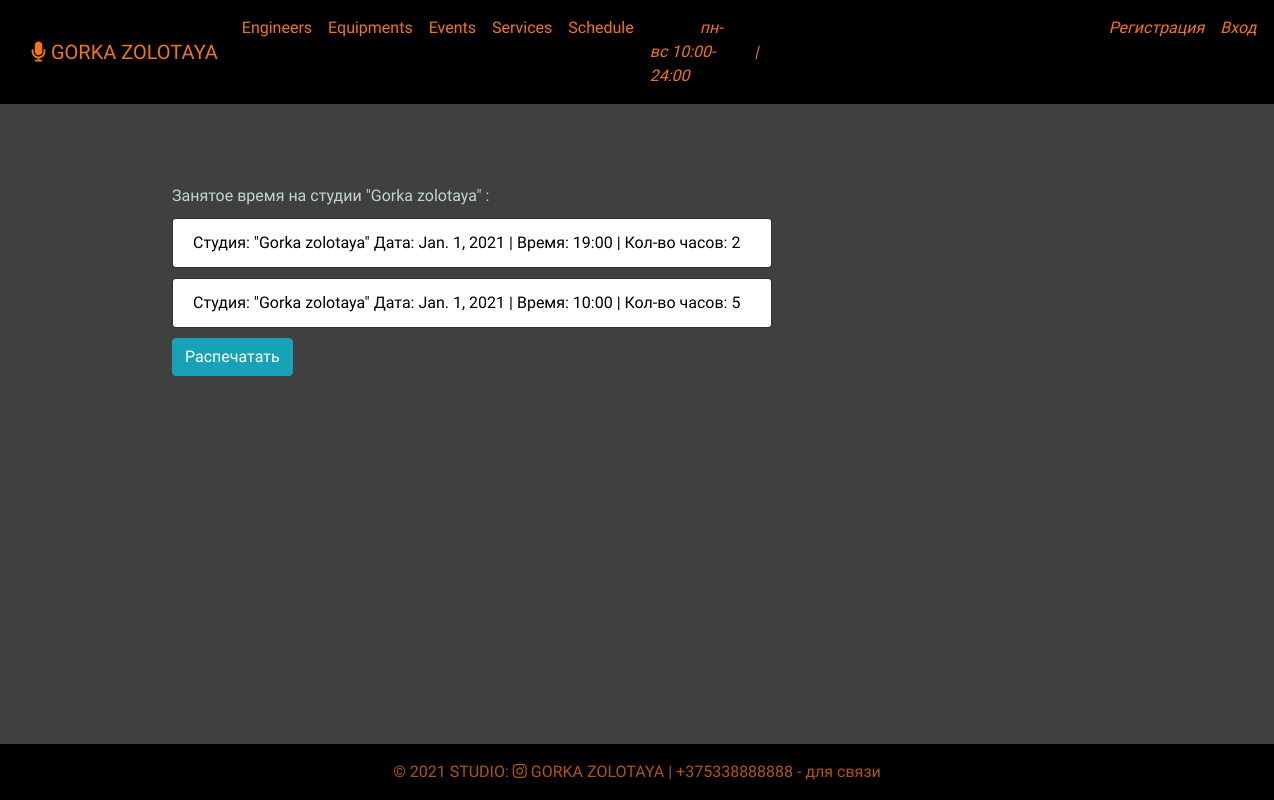
The page /user_sessions/1 on the database its author committed.
### studio/models.py (models this page shows, shortened)
class Studio(models.Model):
    name = models.CharField(max_length=20,blank=True,null=True,default=None)
    description = models.TextField(blank=True, null=True,default=None)
    address = models.CharField(max_length=128, blank=True,null=True,default=None)
    phone_number = models.CharField(max_length=64, blank=True,null=True,default=None)
    work_time = models.CharField(max_length=128, blank=True,null=True,default=None)
    is_active = models.BooleanField(default=True)
    created = models.DateTimeField(auto_now_add=True, auto_now=False)
    updated = models.DateTimeField(auto_now_add=False,auto_now=True)
    opening_days_hours = models.CharField(max_length=128, blank=True,null=True,default=None)
    class Meta:
        verbose_name = 'Студия звукозаписи'
        verbose_name_plural = 'Студии звукозаписи'

class StudioSession(models.Model):
    studio = models.ForeignKey(Studio, on_delete=models.DO_NOTHING,blank=True,null=True,default=None)
    user = models.ForeignKey(User, on_delete=models.DO_NOTHING,blank=True,null=True,default=None)
    date = models.DateField(auto_now_add=False,auto_now=False)
    time = models.CharField(max_length=10,blank=True,null=True,default=None)
    count_hours = models.CharField(max_length=10,blank=True,null=True,default=None)
    is_active = models.BooleanField(default=False)
    class Meta:
        verbose_name = 'Студийная сессия'
        verbose_name_plural = 'Студийные сессии'

### studio/views.py (the view)
# urls.py: path('user_sessions/<int:id>',user_sessions,name = 'user_sessions'),
def user_sessions(request,id):
    sessions = StudioSession.objects.filter(user_id=id)
    studio = Studio.objects.get(id=1)
    return render(request,'sessions.html',{'sessions':sessions,'studio':studio})

### templates/sessions.html (shortened to what this page needs)
{% extends 'base.html' %}
{% block content %}
    <div class="container">
        <div class="row" style="margin-top: 80px; ">
            <div class="col-lg" style=" margin-left: 30px;">
                <div class="col-lg-2">
                    <div  style="margin-left: 30%; font-family: 'Orelega One', cursive; color: #c1d6cc">
                        <div style="width: 500px; left: 0;right: 0;">
                            Занятое время на студии "{{ studio.name }}" :
                            {% for session in sessions %}
                                <div class="card bg-dark " style="width: 600px; color: black; margin-bottom: 10px; margin-top: 10px;">
                                  <ul class="list-group list-group-flush bg-gradient bg-dark">
                                    <li class="list-group-item" >Студия: "{{ session.studio.name }}" Дата: {{ session.date }} | Время: {{ session.time }}:00 | Кол-во часов: {{ session.count_hours }} </li>
                                  </ul>
                                </div>
                            {% empty %}<br><br><br><br>
                                Занятого времени у вас пока что нет!<br>
                                Скорее бронируй :)
                            {% endfor %}
                         <div>
                             <a class="btn btn-info" href="{% url 'print_user_pdf' user.id %}">Распечатать</a>
                            </div>
                        </div>
                    </div>
                </div>
            </div>
        </div>
    </div>
{% endblock %}

### templates/base.html (shortened to what this page needs)
<!DOCTYPE html>
{% load static %}
<html lang="en">
<head>
    <link rel="stylesheet" href="https://cdn.jsdelivr.net/npm/bootstrap@4.6.0/dist/css/bootstrap.min.css">
    <link rel = "stylesheet" href="{%  static 'style.css'  %}" >
</head>
<body>
    <nav class="navbar navbar-expand-lg  bg-gradient " style="background-color: black; font-family: 'Original Surfer', cursive; color: #c1d6cc">
      <div class="container-fluid bg-gradient" >
        <a class="navbar-brand" style="color: rgba(255,124,16,0.95)" href="{% url 'home' %}"> <i class="fa fa-microphone" aria-hidden="true"></i> {{ studio.name | upper}} </a>
        <div class="collapse navbar-collapse" id="navbarText">
          <ul class="navbar-nav me-auto mb-2 mb-lg-0">
            <li class="nav-item">
              <a class="nav-link active" aria-current="page" style="color: rgba(255,124,16,0.95)" href="{% url 'engineer' %}">Engineers</a>
            </li>
            <li class="nav-item">
              <a class="nav-link active" aria-current="page" style="color: rgba(255,124,16,0.95)" href="{% url 'equipment' %}">Equipments</a>
            </li>
              <li class="nav-item">
              <a class="nav-link active" aria-current="page" style="color: rgba(255,124,16,0.95)" href="{% url 'event' %}">Events</a>
            </li>
             <li class="nav-item">
              <a class="nav-link active" aria-current="page" style="color: rgba(255,124,16,0.95)" href="{% url 'service' %}">Services</a>
            </li>
              <li class="nav-item">
                  {% if request.user.is_authenticated %}
                    <a class="nav-link active" aria-current="page" style="color: rgba(255,124,16,0.95)" href="{% url 'studiodate' %}">Schedule</a>
                  {% else %}
                    <a class="nav-link active" aria-current="page" style="color: rgba(255,124,16,0.95)" href="#">Schedule</a>
                  {% endif %}
            </li>
              <li class="nav-item">
                 <a class="nav-link"  style="color: rgba(255,124,16,0.95)"> <em style="margin-left: 50px">{{ studio.opening_days_hours }} </em> </a>
              </li>
            {% if request.user.is_authenticated %}
                <li class="nav-item">
                 <a class="nav-link"  style="color: rgba(255,124,16,0.95)"> <em style="margin-left: 100px">Добро пожаловать, {{ user.username }} ! &nbsp | </em>  </a>
              </li>
                <li class="nav-item">
                 <a class="nav-link"  href="{% url 'logout' %}" style="color: rgba(255,124,16,0.95)"> <em>Выйти</em>  </a>
              </li>
            {% else %}
                <li class="nav-item">
                 <a class="nav-link"  href="{% url 'register' %}" style="color: rgba(255,124,16,0.95)"> <em style="margin-left: 370px"> Регистрация  &nbsp &nbsp |</em>  </a>
                </li>
                <li class="nav-item">
                 <a class="nav-link"  href="{% url 'login' %}" style="color: rgba(255,124,16,0.95)"> <em>  Вход  </em>  </a>
              </li>
            {% endif %}
          </ul>
        </div>
      </div>
    </nav>
    {% block content %}
    {% endblock %}
    <footer class="bg-light text-center text-lg-start  bg-gradient" style="bottom: 0; position: absolute; width: 100%; font-family: 'Original Surfer', cursive; color: #c1d6cc">
      <div class="text-center p-3" style="background-color: black; color: rgba(255,124,16,0.69); margin-bottom: 0px;" >
        © 2021 STUDIO:
        <a class="text" style="color: rgba(255,124,16,0.69)" href="https://www.instagram.com/n.ooyo/"> <i class="fa fa-instagram" aria-hidden="true"></i> GORKA ZOLOTAYA</a>
          | {{ studio.phone_number }} - для связи
      </div>
    </footer>
</body>
</html>

### static/css/style.css (style rules this page uses)
* { margin: 0; box-sizing: border-box; }
body { background-color: rgba(0,0,0,0.75); font-family: 'Montserrat Alternates', sans-serif; }

### rows shown on the page
Studio: name "GORKA ZOLOTAYA", opening_days_hours "пн-вс 10:00-24:00", name "Gorka zolotaya", phone_number "+375338888888"
StudioSession: studio.name "Gorka zolotaya", date "Jan. 1, 2021", time "19", count_hours "2"
StudioSession: studio.name "Gorka zolotaya", date "Jan. 1, 2021", time "10", count_hours "5"
